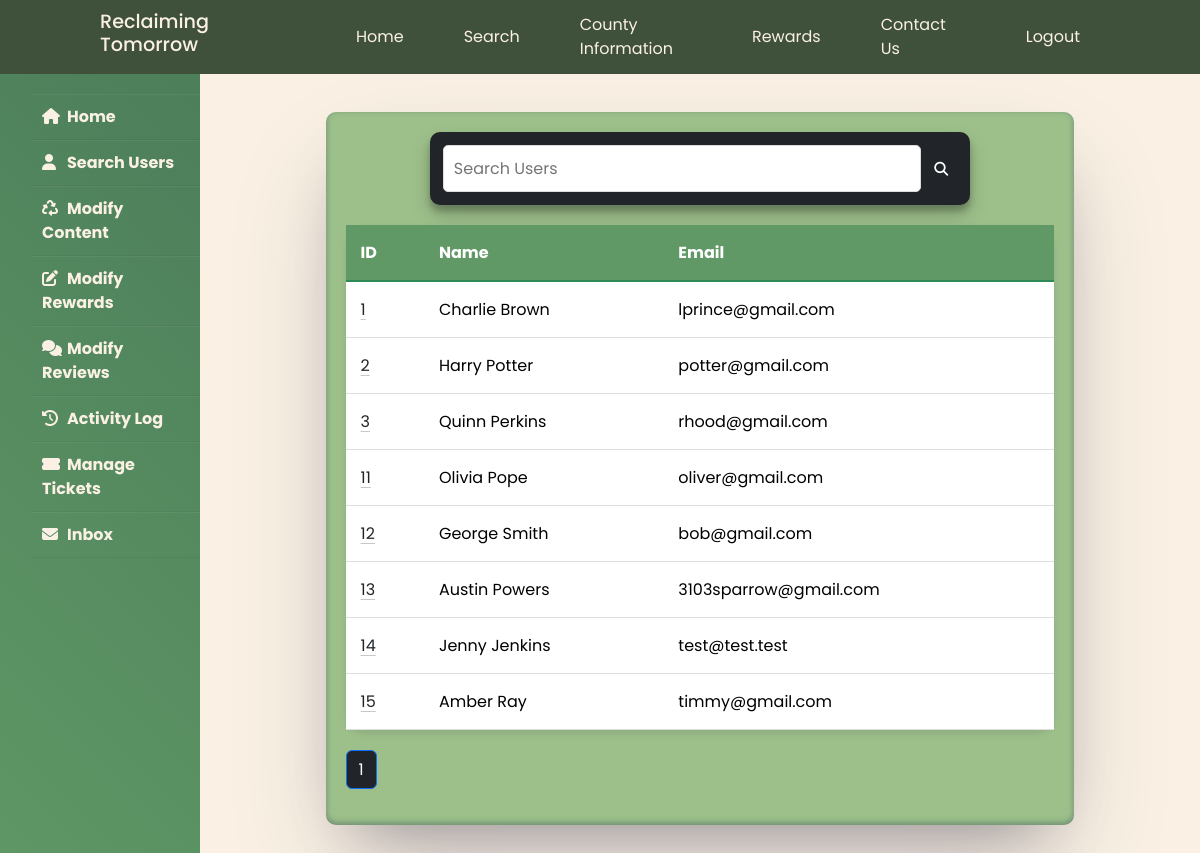
Page /admin/search.php (signed in) on the committed database.
### tables this page shows
CREATE TABLE `users` (
  `id` int(11) NOT NULL,
  `name` varchar(100) NOT NULL,
  `email` varchar(200) NOT NULL,
  `email_verification` varchar(200) DEFAULT NULL,
  `username` varchar(50) NOT NULL,
  `password` varchar(200) NOT NULL,
  `reward_points` int(255) NOT NULL DEFAULT 0,
  `is_logged_in` tinyint(1) NOT NULL,
  `role` varchar(20) NOT NULL,
  `reset_token_hash` varchar(64) DEFAULT NULL,
  `reset_token_expires` datetime DEFAULT NULL,
  `date` datetime NOT NULL
);

### admin/search.php (the view, shortened to what this page needs)
<?php
require '../connect.php';
$rowsPerPage = 10;
$currentPage = isset($_GET['page']) ? $_GET['page'] : 1;
$offset = ($currentPage - 1) * $rowsPerPage;
$search = isset($_SESSION['search_query']) ? $_SESSION['search_query'] : '';
$sql = "SELECT * FROM users WHERE id LIKE '%$search%' OR name LIKE '%$search%' OR email LIKE '%$search%'";
$sqlTotal = "SELECT COUNT(*) as count FROM users WHERE id LIKE '%$search%' OR name LIKE '%$search%' OR email LIKE '%$search%'";
$totalRows = mysqli_fetch_assoc(mysqli_query($db, $sqlTotal))['count'];
$totalPages = ceil($totalRows / $rowsPerPage);
$sql .= " LIMIT $offset, $rowsPerPage";
$result = mysqli_query($db, $sql);
?>
<!DOCTYPE html>
<html lang="en">
<head>
    <link href="https://cdn.jsdelivr.net/npm/bootstrap@5.3.1/dist/css/bootstrap.min.css" rel="stylesheet" />
    <link href="../style.css" rel="stylesheet">
</head>
<body>
<?php include "../admin/header.php"; ?>
<div class="wrapper">
        <div class="sidebar"><i class=""></i>
        <ul>
            <li><a href="/admin/dashboard"><i class="fas fa-home"></i>Home</a></li>
            <li><a href="/admin/search"><i class="fas fa-user"></i>Search Users</a></li>
            <li><a href="/admin/modifyContent"><i class="fas fa-recycle"></i>Modify Content</a></li>
            <li><a href="/admin/modifyRewards"><i class="fas fa-edit"></i>Modify Rewards</a></li>
            <li><a href="/admin/modifyReviews"><i class="fas fa-thin fa-comments"></i>Modify Reviews</a></li>
            <li><a href="/rewards/log"><i class="fas fa-history"></i>Activity Log</a></li>
            <li><a href="/rewards/manage_tickets"><i class="fas fa-ticket-alt"></i>Manage Tickets</a></li>
            <li><a href="/admin/inbox"><i class="fas fa-envelope"></i>Inbox</a></li>
          </ul>
        </div>
        <div class="main_content">
            <div class="info">
            <div class="container my-5" style="text-align: center;">
            <div class="form-container">
            <form method="post">
                <div class="search_bar">
                    <input type="text" placeholder="Search Users" name="search" size="30" style="border-radius: 5px;"/>
                    <button class="btn btn-dark btn-sm" name="submit"> <i class="fa fa-search"></i></button>
                </div>
            </form>
                <table class="table table-hover custom-table">
                    <?php
                    if ($totalRows > 0) {
                        echo '<thead class="table-dark">
                                <tr>
                                    <th>ID</th>
                                    <th>Name</th>
                                    <th>Email</th>
                                </tr>
                            </thead>';
                        while ($row = mysqli_fetch_assoc($result)) {
                            echo '<tbody>
                                    <tr>
                                        <td><a href="userProfile.php?id=' . $row['id'] . '" class="link-dark link-offset-2 link-underline-opacity-25 link-underline-opacity-100-hover">' . $row['id'] . '</a></td>
                                        <td>' . $row['name'] . '</td>
                                        <td>' . $row['email'] . '</td>
                                    </tr>
                                </tbody>';
                        }
                    } else {
                        echo '<h2 class="text-danger">No users found</h2>';
                    }
                    ?>
                </table>
                <?php
                if ($totalPages > 0) {
                    echo '<ul class="pagination">';
                    for ($i = 1; $i <= $totalPages; $i++) {
                        echo '<li class="page-item ' . ($i == $currentPage ? 'active' : '') . '">';
                        echo '<a class="page-link ' . ($i == $currentPage ? 'bg-dark text-white' : 'text-dark') . '" href="?page=' . $i . '" style="outline: none;">' . $i . '</a>';
                        echo '</li>';
                    }
                    echo '</ul>';
                }
                ?>
            </div>
            </div>
        </div>
      </div>
    </div>
</body>
</html>

### style.css (style rules this page uses)
* { margin: 0; padding: 0; box-sizing: border-box; list-style: none; font-family: 'Poppins', sans-serif; }
body { background-color: #FAF1E4; background-size: cover; background-position: center; display: flex; padding-top: 64px; flex-direction: column; background-color: #FAF1E4; min-height: 100vh; }
.wrapper { display: flex; position: relative; }
.wrapper .sidebar { width: 200px; height: 100%; background: linear-gradient(45deg, #609966, #4C7E5A); padding: 30px 0; position: fixed; transition: width 0.3s ease; font-weight: bolder; }
.wrapper .sidebar ul li { padding: 10px; border-bottom: 1px solid #CEC5B7; border-bottom: 1px solid rgba(0, 0, 0, 0.05); border-top: 1px solid rgba(255, 255, 255, 0.05); transition: background-color 0.3s, border-color 0.3s; }
.wrapper .sidebar ul li a { color: #FAF1E4; display: block; text-decoration: none; }
.wrapper .sidebar ul li a .fas { width: 25px; }
.wrapper .main_content { width: 100%; margin-left: 200px; }
.wrapper .main_content .info { margin: 20px; color: #717171; line-height: 25px; }
.wrapper .main_content .info div { margin-bottom: 20px; }
.table { width: 100%; border-collapse: collapse; margin-bottom: 20px; font-family: 'Roboto', sans-serif; }
.table th { background-color: #609966; color: #ffffff; padding: 15px; text-align: left; border-bottom: 2px solid #2E8B57; }
.table tr { border-bottom: 1px solid #ddd; }
.table td, .table th { padding: 15px; text-align: left; }

### admin/search.php (style rules this page uses)
.search_bar { width: fit-content; background-color: #212529; border-radius: 10px 10px 10px 10px; padding: 13px; margin: auto; box-shadow: rgba(0, 0, 0, 0.19) 0px 10px 20px, rgba(0, 0, 0, 0.23) 0px 6px 6px; }
.form-container { width: 80%; margin: 10px auto; padding: 20px; border-radius: 10px; background-color: #9DC08B; box-shadow: 0px 50px 100px -20px rgba(50,50,93,0.25), 0px 30px 60px -30px rgba(0,0,0,0.3), 0px -2px 6px 0px rgba(10,37,64,0.35) inset; }
.custom-table { border-radius: 20px; box-shadow: 0 4px 8px rgba(0, 0, 0, 0.1); }

### rows in the picture
users: id "1", name "Charlie Brown", email "lprince@gmail.com"
users: id "2", name "Harry Potter", email "potter@gmail.com"
users: id "3", name "Quinn Perkins", email "rhood@gmail.com"
users: id "11", name "Olivia Pope", email "oliver@gmail.com"
users: id "12", name "George Smith", email "bob@gmail.com"
users: id "13", name "Austin Powers", email "3103sparrow@gmail.com"
users: id "14", name "Jenny Jenkins", email "test@test.test"
users: id "15", name "Amber Ray", email "timmy@gmail.com"
